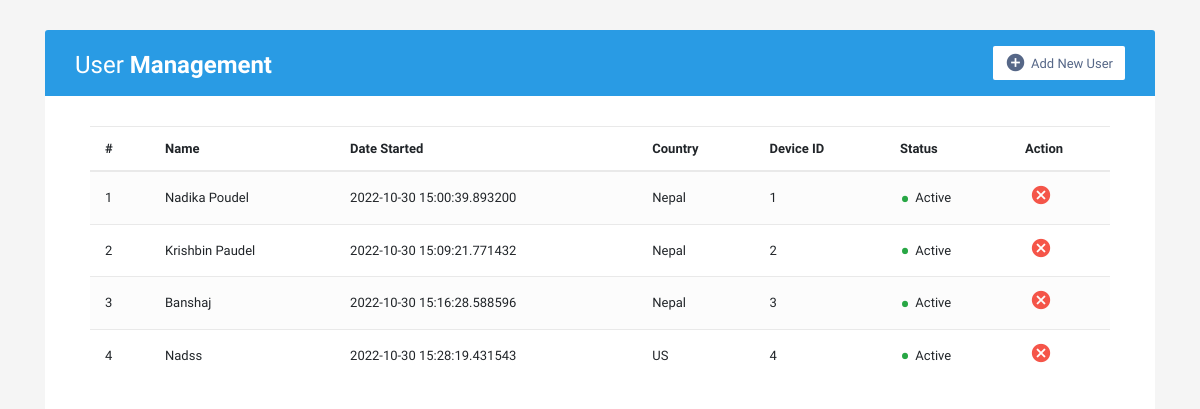
Before: / with the older database file.
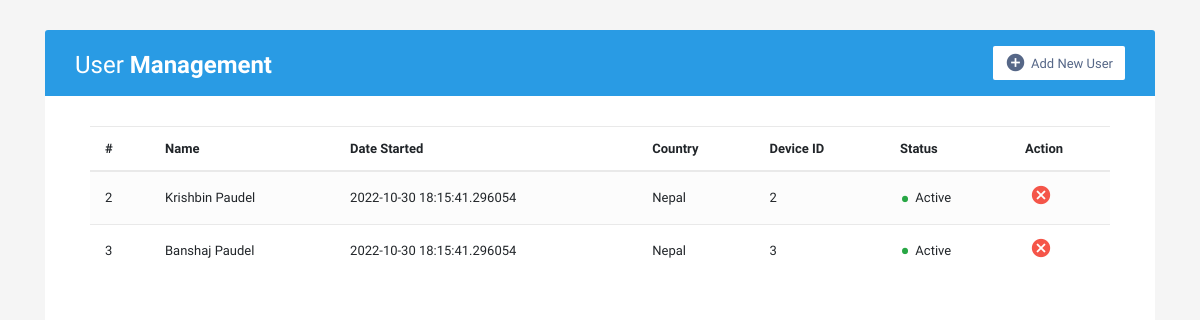
After: the same page with the newer database file.
### main.py (models this page shows)
class User(Model):
    name = TextField()
    age = IntegerField()
    StartDate = TextField(default=datetime.now())
    Country = TextField()
    fileName= TextField()
    EmergencyContact = TextField()
    DeviceID = IntegerField(primary_key=True, unique=True, null=False)
    class Meta:
        database = db

### main.py (the view)
@app.route('/')
def dashboard():
    users = User.select()
    return render_template('dashboard.html', users=users)

### templates/dashboard.html (shortened to what this page needs)
<!DOCTYPE html>
<html lang="en">
<head>
<link rel="stylesheet" href="https://stackpath.bootstrapcdn.com/bootstrap/4.5.0/css/bootstrap.min.css">
<link rel="stylesheet" href="https://maxcdn.bootstrapcdn.com/font-awesome/4.7.0/css/font-awesome.min.css">
</head>
<body>
<div class="container-xl">
    <div class="table-responsive">
        <div class="table-wrapper">
            <div class="table-title">
                <div class="row">
                    <div class="col-sm-5">
                        <h2>User <b>Management</b></h2>
                    </div>
                    <div class="col-sm-7">
                        <a href="{{url_for('register')}}" class="btn btn-secondary"><i class="material-icons">&#xE147;</i> <span>Add New User</span></a>
                    </div>
                </div>
            </div>
            <div id="scrollablecontent">
            <table class="table table-striped table-hover">
                <thead>
                    <tr>
                        <th>#</th>
                        <th>Name</th>
                        <th>Date Started</th>
                        <th>Country</th>
                        <th>Device ID</th>
                        <th>Status</th>
                        <th>Action</th>
                    </tr>
                </thead>
                <tbody>
                    {% for user in users%}
                    <tr class='clickable-row' data-href="profile/{{user.age}}">
                        <td>{{user}}</td>
                        <td>{{user.name}}</td>
                        <td>{{user.StartDate}}</td>
                        <td>{{user.Country}}</td>
                        <td>{{user.DeviceID}}</td>
                        <td><span class="status text-success">&bull;</span> Active</td>
                        <td>
                            <a href="{{ url_for('delete', username=user.name) }}" class="delete" title="Delete" onclick="return confirm('Do you want to permanently delete user {{ user.name }}?');" data-toggle="tooltip"><i class="material-icons">&#xE5C9;</i></a>
                        </td>
                    </tr>
                    {% endfor %}
                </tbody>
            </table>
            </div>
        </div>
    </div>
</div>
</body>
</html>

### templates/dashboard.html (style rules this page uses)
body { color: #566787; background: #f5f5f5; font-family: 'Varela Round', sans-serif; font-size: 13px; }
.table-responsive { margin: 30px 0; }
.table-wrapper { min-width: 1000px; background: #fff; padding: 20px 25px; border-radius: 3px; box-shadow: 0 1px 1px rgba(0,0,0,.05); }
.table-title { padding-bottom: 15px; background: #299be4; color: #fff; padding: 16px 30px; margin: -20px -25px 10px; border-radius: 3px 3px 0 0; }
.table-title h2 { margin: 5px 0 0; font-size: 24px; }
.table-title .btn { color: #566787; float: right; font-size: 13px; background: #fff; border: none; min-width: 50px; border-radius: 2px; border: none; outline: none !important; margin-left: 10px; }
.table-title .btn i { float: left; font-size: 21px; margin-right: 5px; }
.table-title .btn span { float: left; margin-top: 2px; }
table.table tr th, table.table tr td { border-color: #e9e9e9; padding: 12px 15px; vertical-align: middle; }
table.table tr th:first-child { width: 60px; }
table.table tr th:last-child { width: 100px; }
table.table-striped tbody tr:nth-of-type(odd) { background-color: #fcfcfc; }
table.table td:last-child i { opacity: 0.9; font-size: 22px; margin: 0 5px; }
table.table td a { font-weight: bold; color: #566787; display: inline-block; text-decoration: none; }
table.table td a.delete { color: #F44336; }
table.table td i { font-size: 19px; }
.status { font-size: 30px; margin: 2px 2px 0 0; display: inline-block; vertical-align: middle; line-height: 10px; }
.text-success { color: #10c469; }
#scrollablecontent { height: 800px; overflow: auto; padding: 20px; padding-bottom: 30px; }

Changed rows visible on the page:
removed User: DeviceID "1", name "Nadika Poudel", StartDate "2022-10-30 15:00:39.893200", Country "Nepal"
removed User: DeviceID "4", name "Nadss", StartDate "2022-10-30 15:28:19.431543", Country "US"
changed User "Krishbin Paudel": StartDate "2022-10-30 15:09:21.771432" → "2022-10-30 18:15:41.296054"
changed User id 3: name "Banshaj" → "Banshaj Paudel"; StartDate "2022-10-30 15:16:28.588596" → "2022-10-30 18:15:41.296054"
